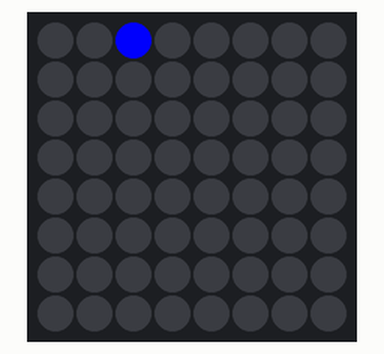
The program below on a simulated Raspberry Pi (BCM pin numbers) with a Sense HAT. On the bench: the Sense HAT's 8×8 RGB LED matrix. Random numbers come from a fixed seed.

Above: at 0.1 s.
At 4.6 s:
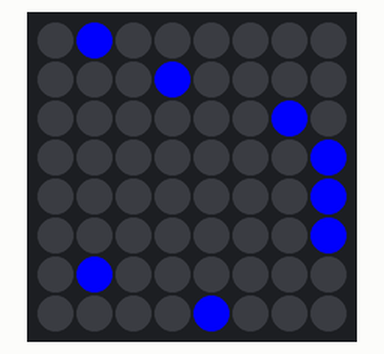
At 9.1 s:
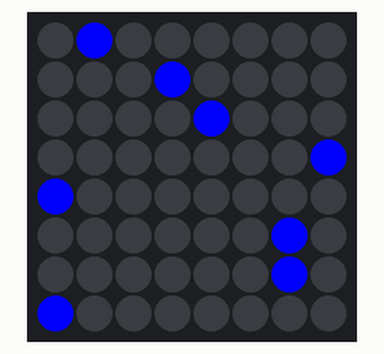
At 19.6 s:
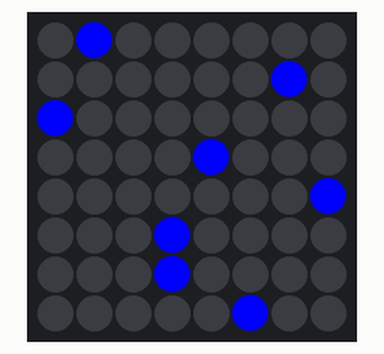
At 29.2 s:
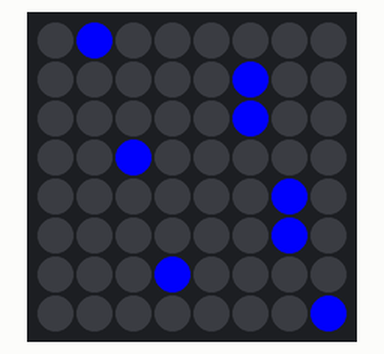
At 39.2 s:
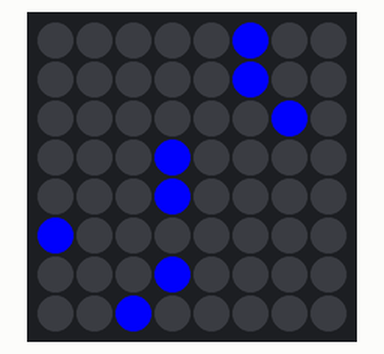

Measured:
- what the display in image 1 shows lasts 0.5 s, from 4.5 s to 5.0 s

The program:

rain_effect.py
```python
from sense_hat import SenseHat
import time
import random
sense = SenseHat()
blue = (0, 0, 255)
black = (0, 0, 0)
def shift_down():
    pixels = sense.get_pixels()
    for row in range(7, 0, -1):
        for col in range(8):
            pixels[row * 8 + col] = pixels[(row - 1) * 8 + col]
    for col in range(8):
        pixels[col] = black
    sense.set_pixels(pixels)
def rain_effect():
    while True:
        random_column = random.randint(0, 7)
        sense.set_pixel(random_column, 0, blue)
        time.sleep(0.5)
        shift_down()
rain_effect()
```
